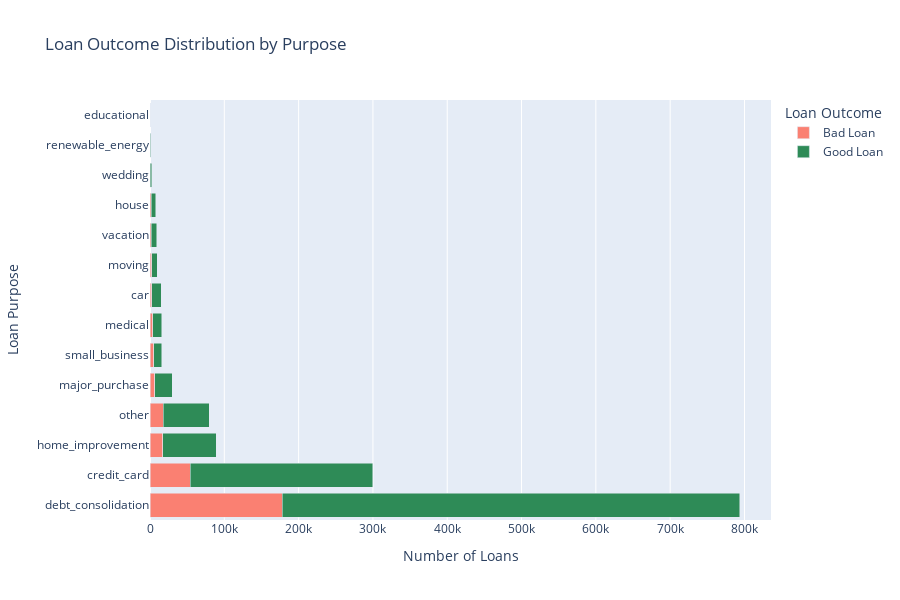

Source (notebook cell):
### Markdown cell above
#### Loan Purpose Analysis: Balancing Volume and Risk

This interactive chart breaks down the total number of loans for each purpose by their final outcome. The bars are sorted by total volume, placing the most common loan purposes at the top.

Hover over any segment to see the exact count of good or bad loans and, most importantly, the **overall default rate for that purpose**. This allows for a quick assessment of which business lines are both high-volume and high-risk.

**Key Insight**: While debt_consolidation is by far the largest category, it has a moderate default rate. In contrast, smaller categories like small_business have a much higher proportion of bad loans (the red segment), indicating they are significantly riskier despite their lower volume.

### Code cell
feature = 'purpose'

counts = loan_data.groupby([feature, 'loan_status_binary']).size().reset_index(name='count')
counts['loan_status_str'] = counts['loan_status_binary'].map({1: 'Good Loan', 0: 'Bad Loan'})

# Calculate total counts and default rates for sorting and hover information (this part is fine as it is)
purpose_agg = loan_data.groupby(feature).agg(
    total_loans=('loan_status_binary', 'count'),
    bad_loans=('loan_status_binary', lambda x: (x == 0).sum())
)
purpose_agg['default_rate'] = purpose_agg['bad_loans'] / purpose_agg['total_loans']

# Merge the default rate back into the counts dataframe for hover display
counts = counts.merge(purpose_agg[['default_rate']], left_on=feature, right_index=True)

# Get the order for sorting the y-axis (most frequent purpose on top)
y_axis_order = purpose_agg['total_loans'].sort_values(ascending=True).index

# Create the Interactive Bar Chart
fig = px.bar(
    counts,
    y=feature,
    x='count',
    color='loan_status_str',
    title='Loan Outcome Distribution by Purpose',
    orientation='h',
    barmode='stack',
    category_orders={feature: y_axis_order},
    color_discrete_map={
        'Good Loan': 'seagreen',
        'Bad Loan': 'salmon'
    },
    hover_data={
        'count': ':,',
        'default_rate': ':.2%'
    },
    labels={'count': 'Number of Loans', 'purpose': 'Loan Purpose', 'loan_status_str': 'Loan Outcome'}
)

fig.update_layout(
    height=600,
    legend_title='Loan Outcome'
)

fig.show()

### Figure 1 — Plotly figure (JSON) as saved in the notebook; plotly's stock layout.template omitted (floating-point values rounded to 4 significant figures)
{"data": [{"customdata": [[0.1582], [0.1805], [0.224], [0.208], [0.1909], [0.2386], [0.2014], [0.2329], [0.248], [0.2267], [0.2484], [0.3136], [0.2061], [0.1243]], "hovertemplate": "Loan Outcome=Bad Loan<br>Number of Loans=%{x:,}<br>Loan Purpose=%{y}<br>default_rate=%{customdata[0]:.2%}<extra></extra>", "legendgroup": "Bad Loan", "marker": {"color": "salmon", "pattern": {"shape": ""}}, "name": "Bad Loan", "orientation": "h", "showlegend": true, "textposition": "auto", "type": "bar", "x": [2349, 54071, 177802, 88, 17017, 1786, 6066, 3705, 2407, 18112, 236, 4991, 1905, 292], "xaxis": "x", "y": ["car", "credit_card", "debt_consolidation", "educational", "home_improvement", "house", "major_purchase", "medical", "moving", "other", "renewable_energy", "small_business", "vacation", "wedding"], "yaxis": "y"}, {"customdata": [[0.1582], [0.1805], [0.224], [0.208], [0.1909], [0.2386], [0.2014], [0.2329], [0.248], [0.2267], [0.2484], [0.3136], [0.2061], [0.1243]], "hovertemplate": "Loan Outcome=Good Loan<br>Number of Loans=%{x:,}<br>Loan Purpose=%{y}<br>default_rate=%{customdata[0]:.2%}<extra></extra>", "legendgroup": "Good Loan", "marker": {"color": "seagreen", "pattern": {"shape": ""}}, "name": "Good Loan", "orientation": "h", "showlegend": true, "textposition": "auto", "type": "bar", "x": [12495, 245568, 616115, 335, 72145, 5699, 24052, 12203, 7297, 61793, 714, 10925, 7340, 2058], "xaxis": "x", "y": ["car", "credit_card", "debt_consolidation", "educational", "home_improvement", "house", "major_purchase", "medical", "moving", "other", "renewable_energy", "small_business", "vacation", "wedding"], "yaxis": "y"}], "layout": {"barmode": "stack", "height": 600, "legend": {"title": {"text": "Loan Outcome"}, "tracegroupgap": 0}, "title": {"text": "Loan Outcome Distribution by Purpose"}, "xaxis": {"anchor": "y", "domain": [0, 1], "title": {"text": "Number of Loans"}}, "yaxis": {"anchor": "x", "categoryarray": ["debt_consolidation", "credit_card", "home_improvement", "other", "major_purchase", "small_business", "medical", "car", "moving", "vacation", "house", "wedding", "renewable_energy", "educational"], "categoryorder": "array", "domain": [0, 1], "title": {"text": "Loan Purpose"}}}}
